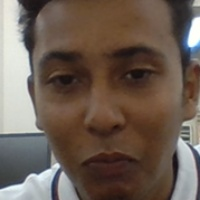
#> input picture FaceRecogServer/images/Fahad/10.jpg, 200 x 200 px, given in place of the camera
$ python 'Live Sketch.py'
#> lines starting #> are read from the running program, lines starting #| are printed output that depends on the picture
#> further down, liveImg is the input picture: shape (200, 200, 3); mean B, G, R 83.1, 93.7, 108.9
import numpy as np
import cv2
def ShowSketch(image):
    grayScale=cv2.cvtColor(image,cv2.COLOR_BGR2GRAY)
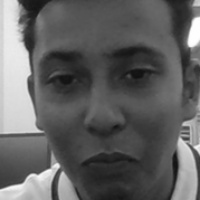
#> grayScale: shape (200, 200); min 16, max 255, mean 97.1
    imgGrayBlur=cv2.GaussianBlur(grayScale,(5,5),0)
    cannyEdge=cv2.Canny(imgGrayBlur,5,50)
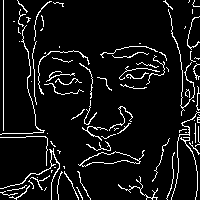
#> cannyEdge: shape (200, 200); 7.8% white in thin lines or dots
    ret,maskImage=cv2.threshold(cannyEdge,100,255,cv2.THRESH_BINARY_INV)
#> maskImage: shape (200, 200); 92.2% white; black in thin lines or dots
    return maskImage

cap=cv2.VideoCapture(0)
while True:
    ret,liveImg=cap.read()
    cv2.namedWindow("Live Sketch",cv2.WINDOW_NORMAL)
    cv2.resize(liveImg,(600,600))
    cv2.imshow("Live Sketch", ShowSketch(liveImg))
    if cv2.waitKey(1) == 13: # for Enter key code is 13
#> (key Esc is pressed here)
        break
cap.release()
cv2.destroyAllWindows()

$ run again, on FaceRecogServer/images/Fahad/100.jpg
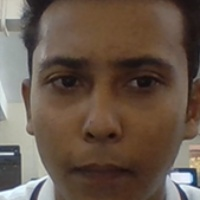
#> input picture FaceRecogServer/images/Fahad/100.jpg, 200 x 200 px, given in place of the camera
#> liveImg is the input picture: shape (200, 200, 3); mean B, G, R 74, 86.7, 103.6
#> in ShowSketch, `grayScale=cv2.cvtColor(image,cv2.COLOR_BGR2GRAY)`:
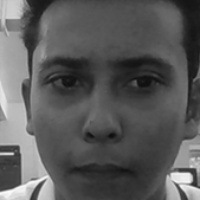
#> grayScale: shape (200, 200); min 13, max 251, mean 90.3
#> in ShowSketch, `cannyEdge=cv2.Canny(imgGrayBlur,5,50)`:
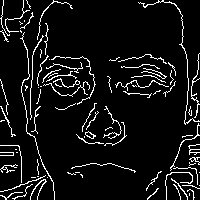
#> cannyEdge: shape (200, 200); 7.7% white in thin lines or dots
#> maskImage: shape (200, 200); 92.3% white; black in thin lines or dots

$ run again, on FaceRecogServer/images/Fahad/11.jpg
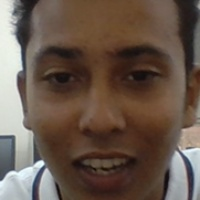
#> input picture FaceRecogServer/images/Fahad/11.jpg, 200 x 200 px, given in place of the camera
#> liveImg is the input picture: shape (200, 200, 3); mean B, G, R 75.6, 87.2, 104.4
#> in ShowSketch, `grayScale=cv2.cvtColor(image,cv2.COLOR_BGR2GRAY)`:
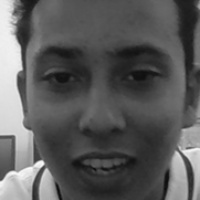
#> grayScale: shape (200, 200); min 11, max 251, mean 91
#> in ShowSketch, `cannyEdge=cv2.Canny(imgGrayBlur,5,50)`:
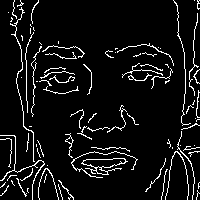
#> cannyEdge: shape (200, 200); 7.3% white in thin lines or dots
#> maskImage: shape (200, 200); 92.7% white; black in thin lines or dots

$ run again, on FaceRecogServer/images/Fahad/12.jpg
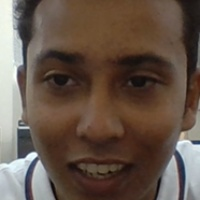
#> input picture FaceRecogServer/images/Fahad/12.jpg, 200 x 200 px, given in place of the camera
#> liveImg is the input picture: shape (200, 200, 3); mean B, G, R 73.4, 84.9, 101.7
#> in ShowSketch, `grayScale=cv2.cvtColor(image,cv2.COLOR_BGR2GRAY)`:
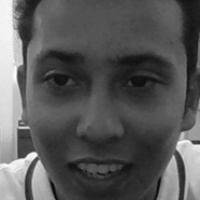
#> grayScale: shape (200, 200); min 8, max 253, mean 88.6
#> in ShowSketch, `cannyEdge=cv2.Canny(imgGrayBlur,5,50)`:
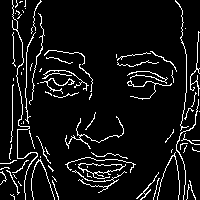
#> cannyEdge: shape (200, 200); 7.9% white in thin lines or dots
#> maskImage: shape (200, 200); 92.1% white; black in thin lines or dots
